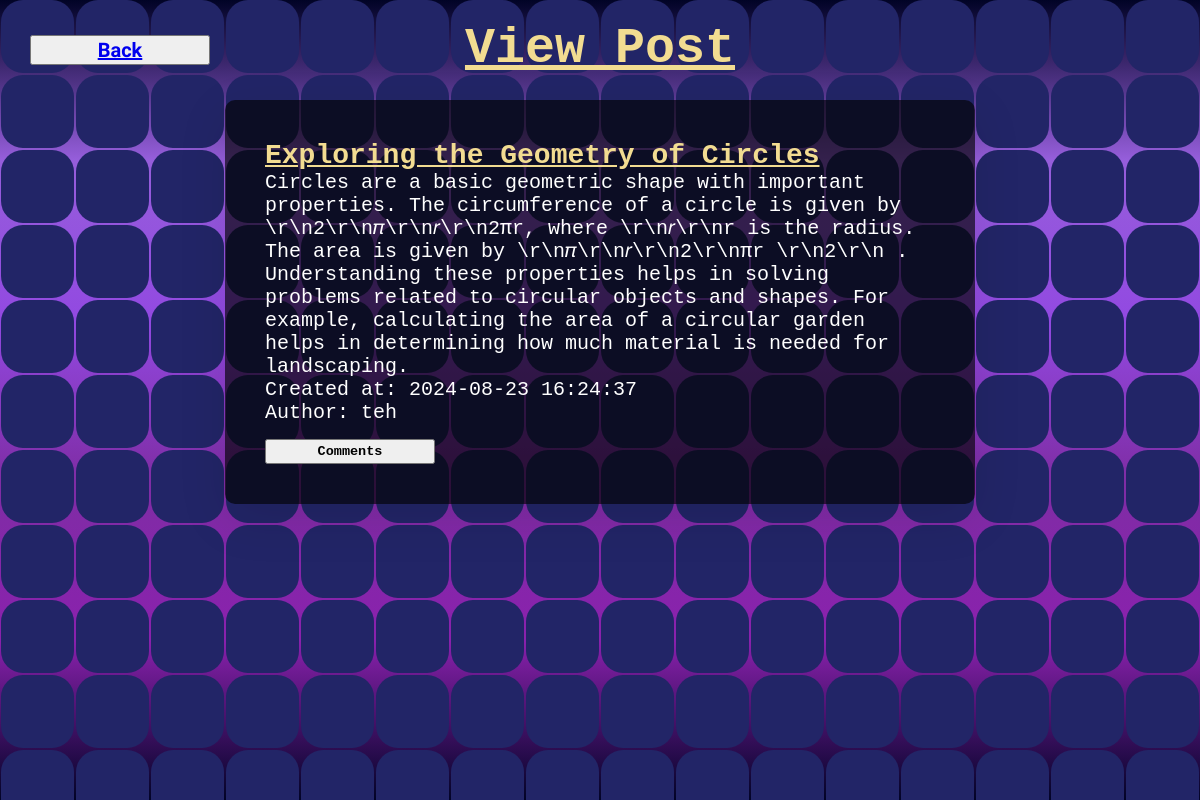
/view.php?id=29 (signed in), run on the app's committed database.
### tables this page shows
CREATE TABLE IF NOT EXISTS `discussion` (
  `discussion_id` int NOT NULL AUTO_INCREMENT,
  `discussion_title` text NOT NULL,
  `discussion_text` text NOT NULL,
  `created_at` timestamp NOT NULL,
  `user_id` int NOT NULL,
  PRIMARY KEY (`discussion_id`),
  KEY `discussion_ibfk_1` (`user_id`)
);

CREATE TABLE IF NOT EXISTS `user` (
  `user_id` int NOT NULL AUTO_INCREMENT,
  `user_name` varchar(255) NOT NULL,
  `user_password` char(50) NOT NULL,
  `user_email` varchar(255) NOT NULL,
  `user_role` varchar(50) NOT NULL,
  `user_gender` varchar(255) NOT NULL,
  `OTP` char(6) NOT NULL,
  PRIMARY KEY (`user_id`)
);

### view.php (the view, shortened to what this page needs)
<!DOCTYPE html>
<html lang="en">
<head>
    <link rel="stylesheet" type="text/css" href="css\internal_style.css">
</head>
<body>
    <h1>View Post</h1>
    <button style="width: 180px; height:30px; font-family: Courier New, Courier, monospace; font-size: 20px; font-weight: bold; z-index: 1001; top: 35px; left: 30px; position: absolute;"><a href="content.php">Back</a></button>;
<?php
    include("conn.php");
    if (isset($_GET['id'])) {
        $discussion_id = intval($_GET['id']);
        $sql = "
            SELECT discussion.*, user.user_name AS author_username
            FROM discussion
            JOIN user ON discussion.user_id = user.user_id
            WHERE discussion.discussion_id = $discussion_id
        ";
        $result = mysqli_query($con, $sql);
        if ($result && mysqli_num_rows($result) > 0) {
            $row = mysqli_fetch_array($result);
            $discussion_id = $row['discussion_id'];
            echo '<div class="box">';
            echo '<h3>' . $row['discussion_title'] . '</h3>';
            echo '<p>' . $row['discussion_text'] . '</p>';
            echo '<p>Created at: ' . $row['created_at'] . '</p>';
            echo '<p>Author: ' . $row['author_username'] . '</p>';
            echo '<button onclick="toggleComments(' . $discussion_id . ')" style="width: 170px; height:25px; font-family: Courier New, Courier, monospace; font-size: 13.5px; margin-top: 15px; font-weight: bold; z-index: 1001;">Comments</button>';
            echo '</div>';
        } else {
            echo 'Post not found.';
        }
    } else {
        echo 'No post ID provided.';
    }
?>
<section>
    <?php for ($i = 0; $i < 200; $i++) {
            echo "<span></span>";
            echo "<span></span>";
            echo "<span></span>";
            echo "<span></span>";
            echo "<span></span>";
            echo "<span></span>";
            echo "<span></span>";
            echo "<span></span>";
            echo "<span></span>";
            echo "<span></span>";
        }
    ?>
</section>
</body>
</html>

### css/internal_style.css (style rules this page uses)
* { margin:0; padding:0; box-sizing:border-box; font-family:'Bagel Fat One', sans-serif; cursor: url('../images/icons8-cursor-100.png'), auto; }
body { display:flex; justify-content:center; align-items:center; min-height:100vh; background:#010326; }
section { position:absolute; width:100vw; height:100vh; display:flex; justify-content:center; align-items:center; gap:2px; flex-wrap:wrap; overflow: hidden; }
section::before { content:''; position: absolute; width: 100%; height: 100%; background:linear-gradient(#010326, #965edb, #9249e1,rgb(127, 45, 165),rgb(138, 33, 173), #010326); animation: animate 10s linear infinite; }
section span { position:relative; display:circle; width: calc(6.25vw - 2px); height: calc(6.25vw - 2px); border-radius: 30%; background:#222567; z-index: 2; transition: 1.3s; }

### view.php (style rules this page uses)
.box { background-color: rgba(0, 0, 0, 0.65); border-radius: 10px; box-shadow: 0 15px 50px rgba(0, 0, 0, 0.1); overflow: hidden; width: 750px; height: auto; max-width: 90%; max-height: 80%; z-index: 10; padding: 40px; position: absolute; padding-bottom: 40px; top: 100px; overflow-y: auto; }
h3 { color: #F2DC91; z-index: 1001; font-size: 28px; font-family:'Courier New', Courier, monospace; font-weight: bolder; text-decoration: underline; }
p { font-family: 'Courier New', Courier, monospace; z-index: 1001; font-size: 20px; color: #fff; }
h1 { color: #F2DC91; z-index: 1001; font-size: 50px; font-family:'Courier New', Courier, monospace; text-decoration: underline; position: absolute; top: 20px; }

### data on the page
discussion: discussion_title "Exploring the Geometry of Circles", discussion_text "Circles are a basic geometric shape with important properties. The circumference of a circle is given by \\r\\n2\\r\\n𝜋\\r\\n𝑟\\r\\n2πr, where \\r\\n𝑟\\r\\nr is the radius. The area is given by \\r\\n𝜋\\r\\n𝑟\\r\\n2\\r\\nπr \\r\\n2\\r\\n . Understanding these properties helps in solving problems related to circular objects and shapes. For example, calculating the area of a circular garden helps in determining how much material is needed for landscaping.", created_at "2024-08-23 16:24:37", user.user_name "teh"
